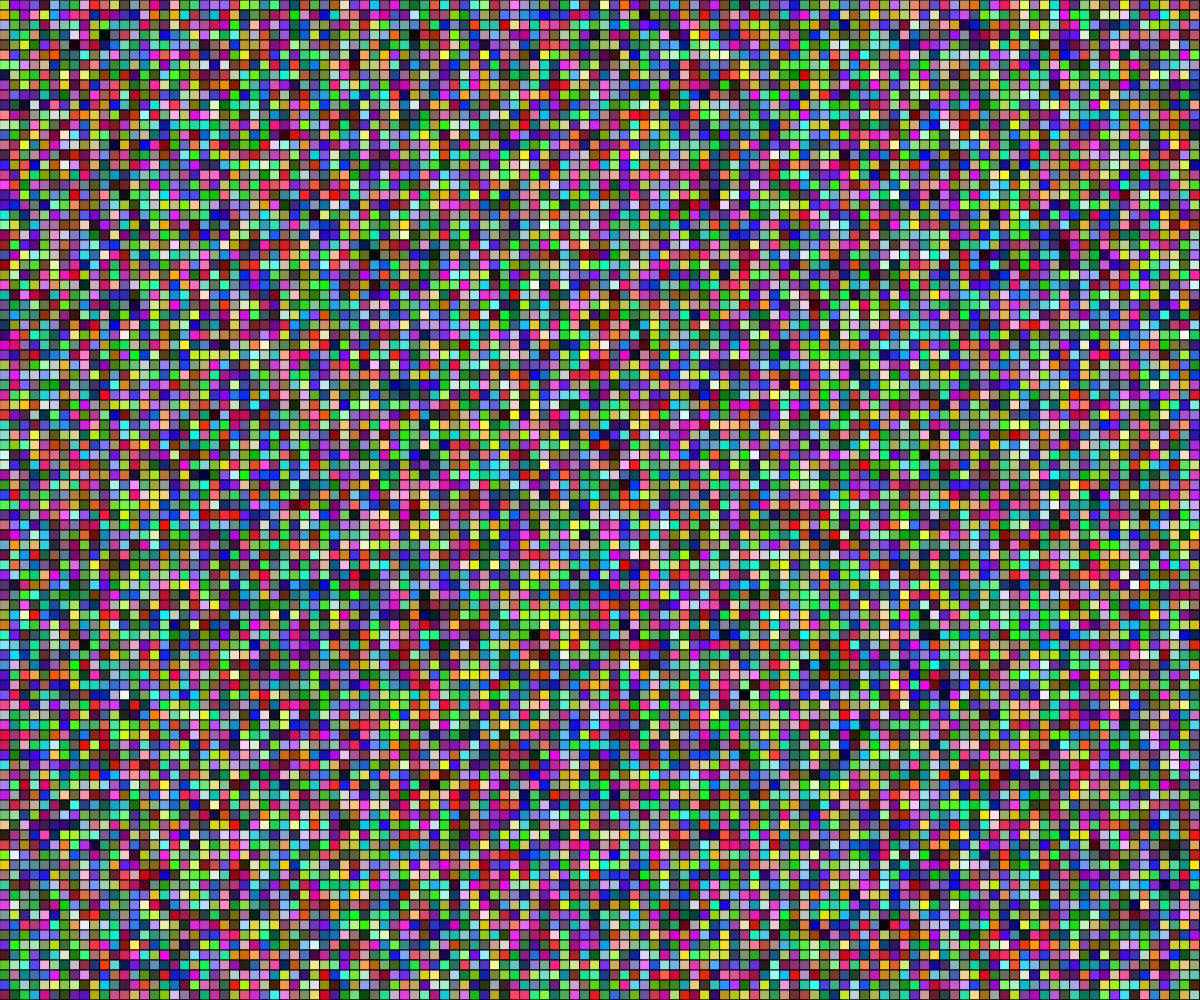
Frame 1 (no input)
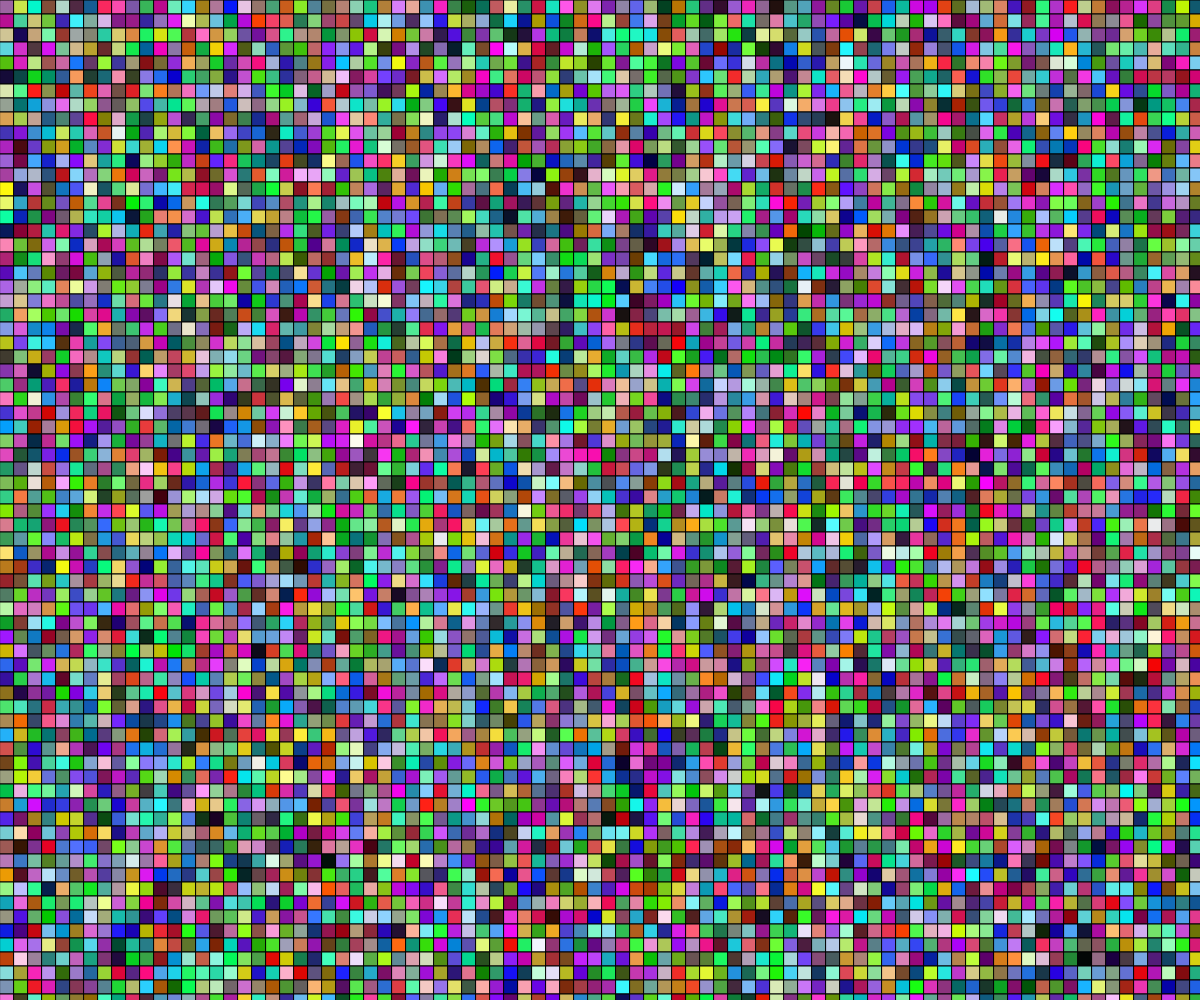
Frame 2 (the mouse pressed at the canvas centre, redrawn once)

The p5.js sketch that drew these frames (run headless with seeded random() and noise() and a simulated clock; the mouse was pressed at the canvas centre and the sketch redrawn once):

// p5.js sketch
// ── sketch.js
// Color Grid
// Conner Woods
// March 8th
//
// Extra for Experts:
// - describe what you did to take this project "above and beyond"


let x;
let y;
let rectSize = 10;
//creating size for squares

function mousePressed(){
  if (mouseButton === LEFT){
    rectSize = rectSize + 2;
    colorGrid();
    //making sqaures bigger
  }
  if (mouseButton === RIGHT){
    rectSize = rectSize - 2;
    colorGrid();
    //making squares smaller
  }
}

function colorGrid(){
  for (x = 0; x <= width; x += rectSize){
    for (y = 0; y <= height; y += rectSize){
      fill(random(255), random(255), random(255));
      rect(x, y, rectSize, rectSize);
      //creating squares  
    }
  }
}

function keyPressed(){
  colorGrid();
  //reseting colors
}

function setup() {
  createCanvas(windowWidth, windowHeight);
  noLoop();
  //Stuff
}

function draw() {
  colorGrid();
  mousePressed();
  keyPressed();
  //putting everything together
}
